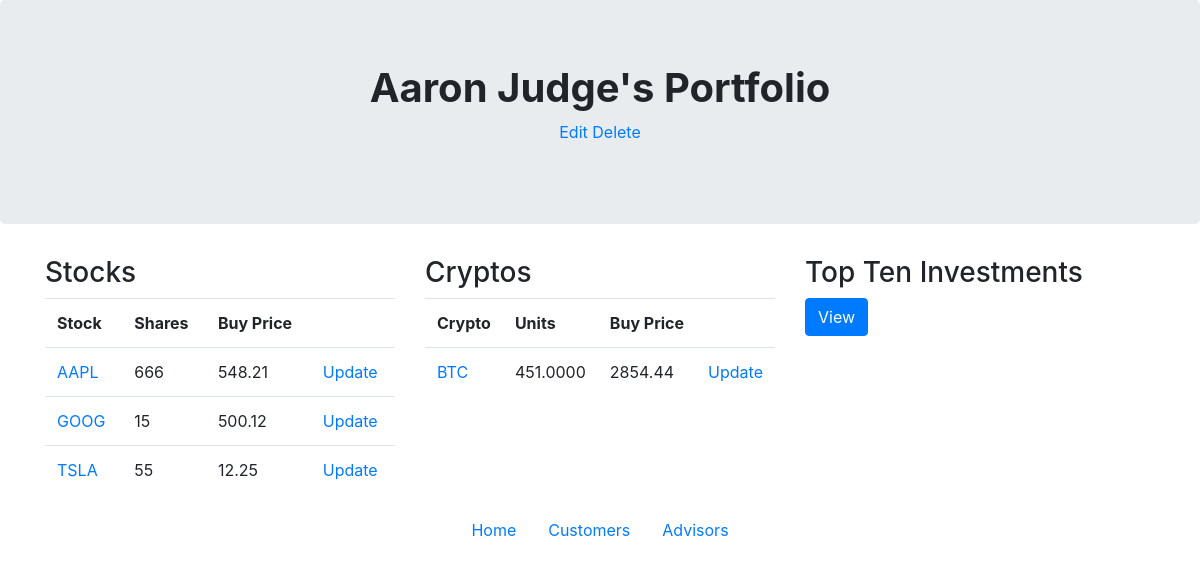
Page /customer/2/ on the earlier database version.
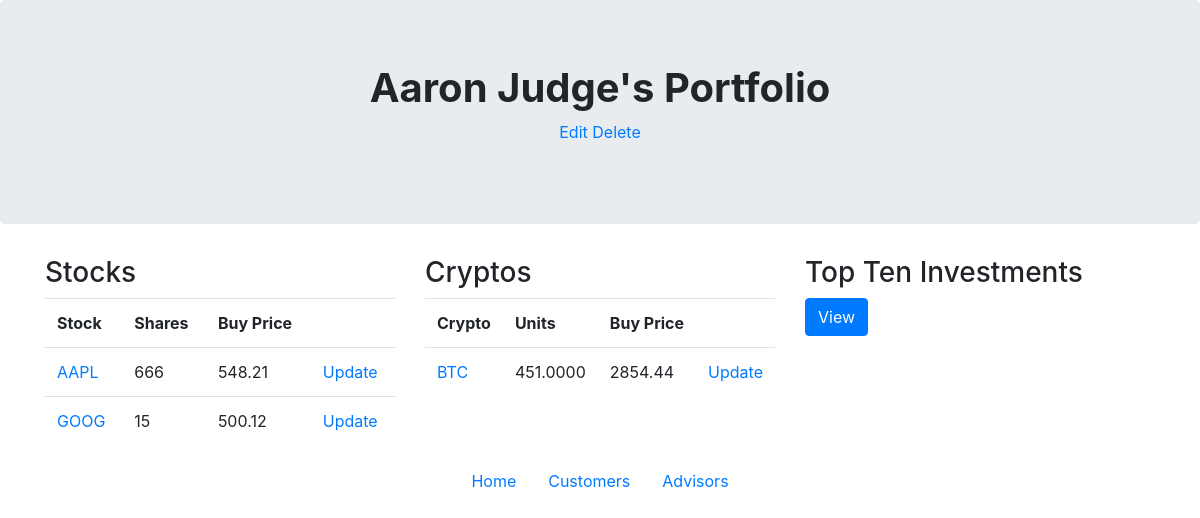
Same page on the later database version.
### financial/models.py (models this page shows)
class Stock(models.Model):
    customer = models.ForeignKey('Customer', on_delete=models.CASCADE)
    symbol = models.CharField(max_length=6)
    name = models.CharField(max_length=30)
    numShares = models.DecimalField(max_digits=10, decimal_places=0)
    buyPrice = models.DecimalField(max_digits=10, decimal_places=2)
    buyDate = models.DateField(default=date.today())

class Crypto(models.Model):
    customer = models.ForeignKey('Customer', on_delete=models.CASCADE)
    symbol = models.CharField(max_length=6)
    name = models.CharField(max_length=30)
    numCoins = models.DecimalField(max_digits=15, decimal_places=4)
    buyPrice = models.DecimalField(max_digits=7, decimal_places=2)
    buyDate = models.DateField(default=date.today())

### financial/views.py (the view)
# urls.py: url(r'^customer/(\d+)/$', views.oneCustomer, name='onecustomer'),
def oneCustomer(request, customer_id):
    customer = get_object_or_404(Customer, pk=customer_id)
    return render(request, 'financial/oneCustomer.html', {'customer': customer})

### financial/templates/financial/oneCustomer.html (shortened to what this page needs)
<!doctype html>
<html lang="en">
  <head>
    <link rel="stylesheet" href="https://maxcdn.bootstrapcdn.com/bootstrap/4.0.0/css/bootstrap.min.css">
  </head>
  <body>
    <div class ="jumbotron text-center">
        <h1><b>{{ customer.name }}'s Portfolio</b></h1>
        <p><a href="./update/">Edit</a> <a href="./delete/"> Delete</a></p>
    </div>
     <div class="container">
        <div class="row">
            <div class="col-sm-4">
                <h3>Stocks</h3>
                <table class="table">
                    <tr>
                        <th>Stock</th>
                        <th>Shares</th>
                        <th>Buy Price</th>
                        <th></th>
                    </tr>
                    {%  for stock in customer.stock_set.all %}
                    <tr>
                        <td><a href="../{{ stock.customer.id }}/s/{{ stock.id }}">{{ stock.symbol }}</a></td>
                        <td>{{ stock.numShares }}</td>
                        <td>{{ stock.buyPrice }}</td>
                        <td><a href="../{{ stock.customer.id }}/s/{{ stock.id }}/update">Update</a></td>
                    </tr>
                    {% endfor %}
                </table>
            </div>
            <div class="col-sm-4">
                <h3>Cryptos</h3>
                <table class="table">
                    <tr>
                        <th>Crypto</th>
                        <th>Units</th>
                        <th>Buy Price</th>
                        <th></th>
                    </tr>
                    {%  for crypto in customer.crypto_set.all %}
                    <tr>
                        <td><a href="../{{ crypto.customer.id }}/c/{{ crypto.id }}">{{ crypto.symbol }}</a></td>
                        <td>{{ crypto.numCoins }}</td>
                        <td>{{ crypto.buyPrice }}</td>
                        <td><a href="../{{ crypto.customer.id }}/c/{{ crypto.id }}/update">Update</a></td>
                    </tr>
                    {% endfor %}
                </table>
            </div>
            <div class="col-sm-4">
                <h3>Top Ten Investments</h3>
                <button type="button" class="btn btn-primary" onclick="location.href = 'http://127.0.0.1:8000/topten/1';">View</button>
            </div>
    </div>
         <div class="container">
        <ul class="nav justify-content-center">
            <li class="nav-item">
                <a class="nav-link" href="http://127.0.0.1:8000">Home</a>
            </li>
            <li class="nav-item">
                <a class="nav-link" href="http://127.0.0.1:8000/customer/">Customers</a>
            </li>
            <li class="nav-item">
                <a class="nav-link" href="http://127.0.0.1:8000/admin/financial/customer/">Advisors</a>
            </li>
        </ul>
    </div>
  </body>
</html>

Differences in the rows shown:
removed Stock: symbol "TSLA", numShares "55", buyPrice "12.25"
